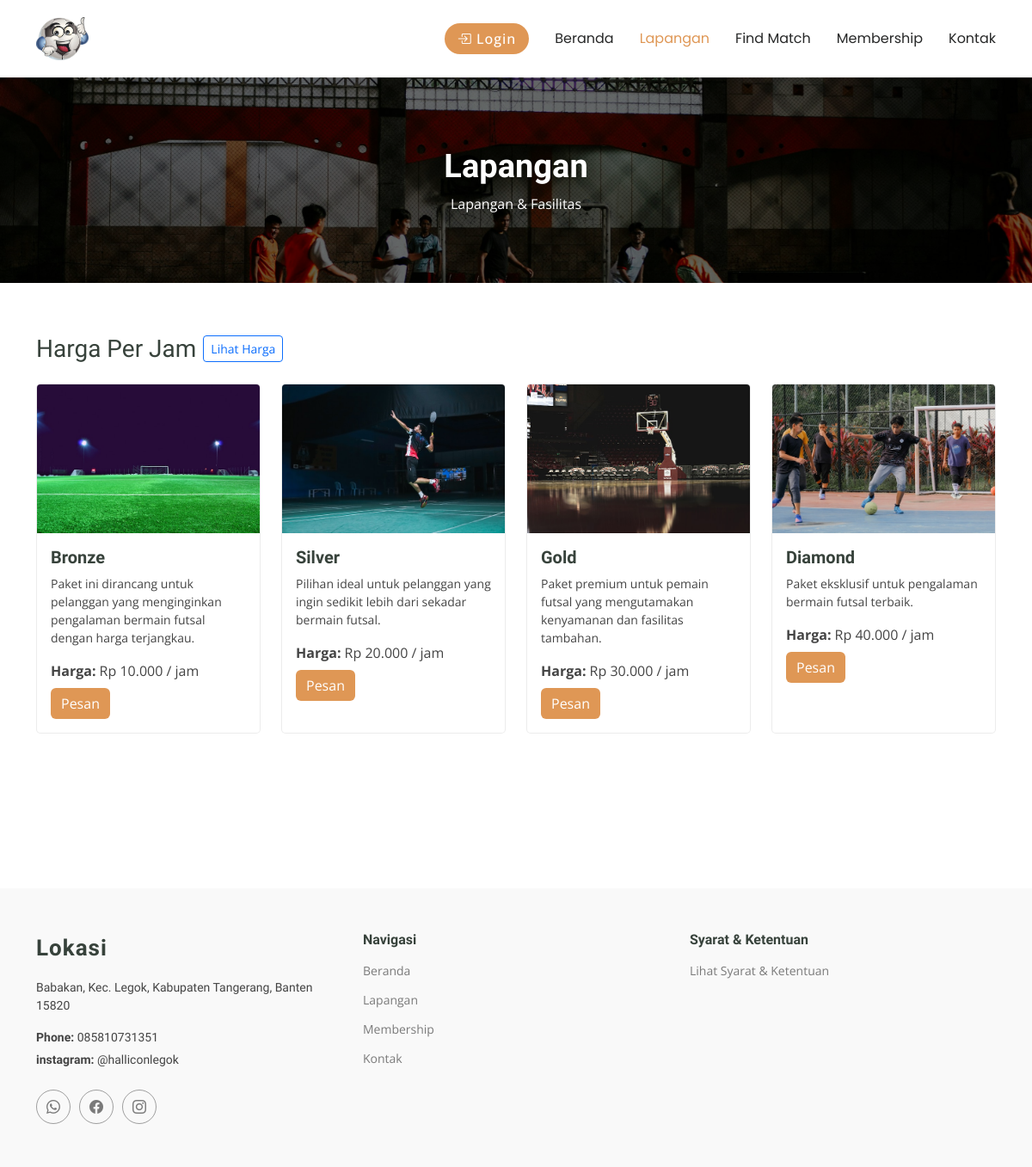
Screenshot of /user/lapangan.php with the database file from the repository.
### tables this page shows
CREATE TABLE `lapangan_212279` (
  `212279_id_lapangan` int(11) NOT NULL,
  `212279_nama` varchar(35) NOT NULL,
  `212279_keterangan` text NOT NULL,
  `212279_harga` int(11) NOT NULL,
  `212279_foto` text NOT NULL
);

### functions.php (called while the page is built, shortened)
<?php
$conn = mysqli_connect("localhost", "root", "", "dbfutsal");
function query($query)
{
  global $conn;
  $result = mysqli_query($conn, $query);
  $rows = [];
  while ($row = mysqli_fetch_assoc($result)) {
    $rows[] = $row;
  }
  return $rows;
}
function getPricingRules($useFallbackDefaults = true)
{
  ensurePricingTable();
  static $rulesCacheRaw = null;
  if ($rulesCacheRaw === null) {
    $rulesCacheRaw = [];
  }
  if (empty($rulesCacheRaw) && $useFallbackDefaults) {
    return [
      ['212279_hari' => 'weekday', '212279_jam_mulai' => 8,  '212279_jam_selesai' => 16, '212279_harga' => 1],
      ['212279_hari' => 'weekday', '212279_jam_mulai' => 16, '212279_jam_selesai' => 22, '212279_harga' => 1],
      ['212279_hari' => 'weekend', '212279_jam_mulai' => 8,  '212279_jam_selesai' => 22, '212279_harga' => 1],
    ];
  }
  return $rulesCacheRaw;
}
function ensurePricingTable()
{
  try {
    seedDefaultPricingRules();
    return true;
  } catch (mysqli_sql_exception $e) {
    return false;
  }
}
function seedDefaultPricingRules()
{
  global $conn;
  try {
    $res = mysqli_query($conn, "SELECT COUNT(*) AS total FROM harga_212279");
    if ($res && ($row = mysqli_fetch_assoc($res))) {
      if (intval($row['total']) > 0) {
        return;
      }
    }
  } catch (mysqli_sql_exception $e) {
  }
}
function getRateByDatetime($datetimeStr, $fallbackRate = 1)
{
  $dt = new DateTime($datetimeStr);
  $dayOfWeek = intval($dt->format('N'));
  $rules = getPricingRules(false);
  return intval($fallbackRate);
}

### user/lapangan.php (the view, shortened to what this page needs)
<?php
require "../functions.php";
$loggedIn = isset($_SESSION['role']);
if ($loggedIn) {
  $id_user = $_SESSION["id_user"];
  $profil = query("SELECT * FROM user_212279 WHERE 212279_id_user = '$id_user'")[0];
} else {
  $profil = null;
}
$lapangan = query("SELECT * FROM lapangan_212279");
$now = date('Y-m-d H:i:s');
?>
<!DOCTYPE html>
<html lang="en">
<head>
  <link href="../assets/vendor/bootstrap/css/bootstrap.min.css" rel="stylesheet">
  <link href="../assets/vendor/bootstrap-icons/bootstrap-icons.css" rel="stylesheet">
  <link href="../assets/vendor/aos/aos.css" rel="stylesheet">
  <link href="../assets/vendor/glightbox/css/glightbox.min.css" rel="stylesheet">
  <link href="../assets/vendor/swiper/swiper-bundle.min.css" rel="stylesheet">
  <link href="../assets/css/main.css" rel="stylesheet">
</head>
<body class="index-page">
  <header id="header" class="header d-flex align-items-center sticky-top">
    <div class="container-fluid container-xl position-relative d-flex align-items-center">
      <a href="#" class="logo d-flex align-items-center me-auto">
        <img src="../assets/img/WhatsApp Image 2025-01-15 at 23.09.18_f546f133.jpg" alt="">
      </a>
      <nav id="navmenu" class="navmenu">
        <ul>
          <li><a href="../index.php">Beranda<br></a></li>
          <li><a href="lapangan.php" class="active">Lapangan</a></li>
          <li><a href="find_match.php">Find Match</a></li>
          <li><a href="membership.php">Membership</a></li>
          <li><a href="../kontak.php">Kontak</a></li>
        </ul>
      </nav>
      <?php if ($loggedIn) : ?>
        <div class="dropdown">
          <a class="btn-getstarted dropdown-toggle profile-trigger" href="#" role="button" data-bs-toggle="dropdown" aria-expanded="false">
            <img src="../img/<?= $profil["212279_foto"]; ?>" alt="Foto Profil" class="profile-thumb">
            <span>Profil</span>
          </a>
          <ul class="dropdown-menu dropdown-menu-end">
            <li><a class="dropdown-item" href="edit_profil.php">Edit Profil</a></li>
            <li><a class="dropdown-item" href="../logout.php">Logout</a></li>
          </ul>
        </div>
      <?php else : ?>
        <a href="../login.php" class="btn-getstarted" type="submit">
          <i class="bi bi-box-arrow-in-right"></i> Login
        </a>
      <?php endif; ?>
    </div>
  </header>
  <main class="main">
    <div class="page-title" data-aos="fade">
      <img src="../assets/img/photo-1630420598913-44208d36f9af.jpg" alt="">
      <div class="heading">
        <div class="container">
          <div class="row d-flex justify-content-center text-center">
            <div class="col-lg-8">
              <h1>Lapangan</h1>
              <p class="mb-0">Lapangan & Fasilitas</p>
            </div>
          </div>
        </div>
      </div>
    </div>
    <section id="courses" class="courses section">
      <div class="container">
        <div class="row mb-4">
          <div class="col-12 d-flex align-items-center gap-2">
            <h3 class="mb-0">Harga Per Jam</h3>
            <button type="button" class="btn btn-outline-primary btn-sm" data-bs-toggle="modal" data-bs-target="#hargaModal">
              Lihat Harga
            </button>
          </div>
        </div>
        <div class="row gy-4">
          <?php foreach ($lapangan as $row) : ?>
            <?php $displayRate = getRateByDatetime($now, (int) $row["212279_harga"]); ?>
            <div class="col-6 col-lg-3 col-md-6 d-flex align-items-stretch" data-aos="zoom-in" data-aos-delay="100">
              <div class="course-item">
                <img src="../img/<?= $row["212279_foto"]; ?>" class="img-fluid" alt="...">
                <div class="course-content">
                </div>
                <div class="p-3 text-content">
                  <h3><?= $row["212279_nama"]; ?></h3>
                  <p class="description"><?= $row["212279_keterangan"]; ?></p>
                  <p class="mb-2"><strong>Harga:</strong> Rp <?= number_format($displayRate, 0, ',', '.'); ?> / jam</p>
                  <?php if ($loggedIn) : ?>
                    <button type="button" class="btn btn-success" data-bs-toggle="modal" data-bs-target="#pesanModal<?= $row["212279_id_lapangan"]; ?>">Pesan</button>
                    <button type="button" class="btn btn-primary" data-bs-toggle="modal" data-bs-target="#jadwalModal<?= $row["212279_id_lapangan"]; ?>" data-id="<?= $row["212279_id_lapangan"]; ?>">
                      Jadwal
                    </button>
                  <?php else : ?>
                    <a href="../login.php" class="btn btn-success">Pesan</a>
                  <?php endif; ?>
                </div>
              </div>
            </div>
          <?php endforeach; ?>
        </div>
      </div>
      <section>
  </main>
  <footer id="footer" class="footer position-relative light-background">
    <div class="container footer-top">
      <div class="row gy-4">
        <div class="col-6 col-lg-4 col-md-6 footer-about">
          <a href="index.html" class="logo d-flex align-items-center">
            <span class="sitename">Lokasi</span>
          </a>
          <div class="footer-contact pt-3">
            <p>Babakan, Kec. Legok, Kabupaten Tangerang, Banten 15820</p>
            <p class="mt-3"><strong>Phone:</strong> <span>085810731351</span></p>
            <p><strong>instagram:</strong> <span>@halliconlegok</span></p>
          </div>
          <div class="social-links d-flex mt-4">
            <a href=""><i class="bi bi-whatsapp"></i></a>
            <a href=""><i class="bi bi-facebook"></i></a>
            <a href=""><i class="bi bi-instagram"></i></a>
          </div>
        </div>
        <div class=" col-6 col-lg-4 col-md-6 footer-links">
          <h4>Navigasi</h4>
          <div class="row">
            <div class="col-6 col-lg-4">
              <ul>
                <li><a href="#">Beranda</a></li>
                <li><a href="user/lapangan.php">Lapangan</a></li>
                <li><a href="user/membership.php">Membership</a></li>
                <li><a href="kontak.php">Kontak</a></li>
              </ul>
            </div>
          </div>
        </div>
        <div class="col-6 col-lg-4 col-md-6 footer-links">
          <h4>Syarat & Ketentuan</h4>
          <ul>
            <li><a href="#">Lihat Syarat & Ketentuan</a></li>
          </ul>
        </div>
      </div>
    </div>
  </footer>
</body>
</html>

### rows the page displays
lapangan_212279: 212279_foto (picture), 212279_nama "Bronze", 212279_keterangan "Paket ini dirancang untuk pelanggan yang menginginkan pengalaman bermain futsal dengan harga terjangkau.", displayRate "10.000"
lapangan_212279: 212279_foto (picture), 212279_nama "Silver", 212279_keterangan "Pilihan ideal untuk pelanggan yang ingin sedikit lebih dari sekadar bermain futsal.", displayRate "20.000"
lapangan_212279: 212279_foto (picture), 212279_nama "Gold", 212279_keterangan "Paket premium untuk pemain futsal yang mengutamakan kenyamanan dan fasilitas tambahan.", displayRate "30.000"
lapangan_212279: 212279_foto (picture), 212279_nama "Diamond", 212279_keterangan "Paket eksklusif untuk pengalaman bermain futsal terbaik.", displayRate "40.000"
